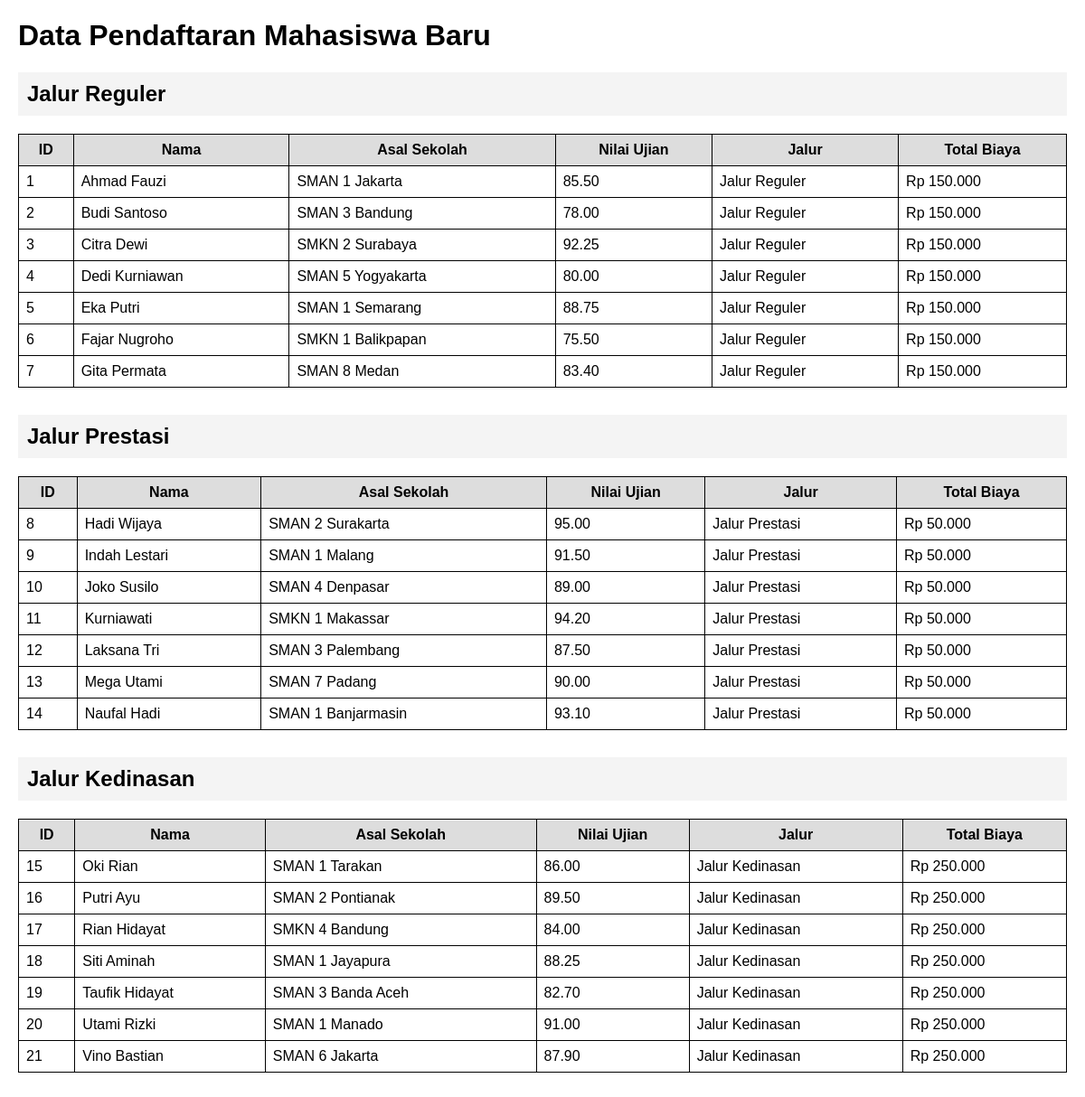
The page / on the database its author committed.
### tables this page shows
CREATE TABLE `tabel_pendaftaran` (
  `id_pendaftaran` int NOT NULL,
  `nama_calon` varchar(100) NOT NULL,
  `asal_sekolah` varchar(100) NOT NULL,
  `nilai_ujian` decimal(5,2) NOT NULL,
  `biaya_pendaftaran_dasar` decimal(10,2) NOT NULL,
  `jalur_pendaftaran` enum('Reguler','Prestasi','Kedinasan') NOT NULL,
  `pilihan_prodi` varchar(50) DEFAULT NULL,
  `lokasi_kampus` varchar(50) DEFAULT NULL,
  `jenis_prestasi` varchar(50) DEFAULT NULL,
  `tingkat_prestasi` varchar(30) DEFAULT NULL,
  `sk_ikatan_dinas` varchar(50) DEFAULT NULL,
  `instansi_sponsor` varchar(100) DEFAULT NULL
);

### pendaftaranReguler.php (called while the page is built, shortened)
<?php
require_once "Pendaftaran.php";
class PendaftaranReguler extends Pendaftaran
{
    public function hitungTotalBiaya()
{
    return $this->biayaPendaftaranDasar;
}
    public function tampilkanInfoJalur()
    {
        return "Jalur Reguler";
    }
    public function getDaftarReguler($db)
    {
        $query = "SELECT * FROM tabel_pendaftaran
                  WHERE jalur_pendaftaran = 'Reguler'";
        $stmt = $db->prepare($query);
        $stmt->execute();
        return $stmt;
    }
}
?>

### koneksi/classes/Pendaftaran.php (called while the page is built, shortened)
<?php
abstract class Pendaftaran
{
    public function __construct(
        $id_pendaftaran,
        $nama_calon,
        $asal_sekolah,
        $nilai_ujian,
        $biayaPendaftaranDasar
    ) {
        $this->biayaPendaftaranDasar = $biayaPendaftaranDasar;
    }
}
?>

### pendaftaranPrestasi.php (called while the page is built, shortened)
<?php
require_once "Pendaftaran.php";
class PendaftaranPrestasi extends Pendaftaran
{
    public function hitungTotalBiaya()
{
    return $this->biayaPendaftaranDasar - 50000;
}
    public function tampilkanInfoJalur()
    {
        return "Jalur Prestasi";
    }
    public function getDaftarPrestasi($db)
    {
        $query = "SELECT * FROM tabel_pendaftaran
                  WHERE jalur_pendaftaran = 'Prestasi'";
        $stmt = $db->prepare($query);
        $stmt->execute();
        return $stmt;
    }
}
?>

### pendaftaranKedinasan.php (called while the page is built, shortened)
<?php
require_once "Pendaftaran.php";
class PendaftaranKedinasan extends Pendaftaran
{
    public function hitungTotalBiaya()
{
    return $this->biayaPendaftaranDasar * 1.25;
}
    public function tampilkanInfoJalur()
    {
        return "Jalur Kedinasan";
    }
    public function getDaftarKedinasan($db)
    {
        $query = "SELECT * FROM tabel_pendaftaran
                  WHERE jalur_pendaftaran = 'Kedinasan'";
        $stmt = $db->prepare($query);
        $stmt->execute();
        return $stmt;
    }
}
?>

### index.php (the view, shortened to what this page needs)
<?php
require_once "classes/Pendaftaran.php";
require_once "classes/PendaftaranReguler.php";
require_once "classes/PendaftaranPrestasi.php";
require_once "classes/PendaftaranKedinasan.php";
$database = new Database();
$db = $database->connect();
$reguler = new PendaftaranReguler(
    0,
    "",
    "",
    0,
    0,
    "",
    ""
);
$prestasi = new PendaftaranPrestasi(
    0,
    "",
    "",
    0,
    0,
    "",
    ""
);
$kedinasan = new PendaftaranKedinasan(
    0,
    "",
    "",
    0,
    0,
    "",
    ""
);
?>
<!DOCTYPE html>
<html>
<head>
</head>
<body>
<h1>Data Pendaftaran Mahasiswa Baru</h1>
<h2>Jalur Reguler</h2>
<table>
<tr>
    <th>ID</th>
    <th>Nama</th>
    <th>Asal Sekolah</th>
    <th>Nilai Ujian</th>
    <th>Jalur</th>
    <th>Total Biaya</th>
</tr>
<?php
$dataReguler = $reguler->getDaftarReguler($db);
while($row = $dataReguler->fetch(PDO::FETCH_ASSOC))
{
    $obj = new PendaftaranReguler(
        $row['id_pendaftaran'],
        $row['nama_calon'],
        $row['asal_sekolah'],
        $row['nilai_ujian'],
        $row['biaya_pendaftaran_dasar'],
        $row['pilihan_prodi'],
        $row['lokasi_kampus']
    );
    echo "<tr>";
    echo "<td>".$row['id_pendaftaran']."</td>";
    echo "<td>".$row['nama_calon']."</td>";
    echo "<td>".$row['asal_sekolah']."</td>";
    echo "<td>".$row['nilai_ujian']."</td>";
    echo "<td>".$obj->tampilkanInfoJalur()."</td>";
    echo "<td>Rp ".number_format($obj->hitungTotalBiaya(),0,',','.')."</td>";
    echo "</tr>";
}
?>
</table>
<h2>Jalur Prestasi</h2>
<table>
<tr>
    <th>ID</th>
    <th>Nama</th>
    <th>Asal Sekolah</th>
    <th>Nilai Ujian</th>
    <th>Jalur</th>
    <th>Total Biaya</th>
</tr>
<?php
$dataPrestasi = $prestasi->getDaftarPrestasi($db);
while($row = $dataPrestasi->fetch(PDO::FETCH_ASSOC))
{
    $obj = new PendaftaranPrestasi(
        $row['id_pendaftaran'],
        $row['nama_calon'],
        $row['asal_sekolah'],
        $row['nilai_ujian'],
        $row['biaya_pendaftaran_dasar'],
        $row['jenis_prestasi'],
        $row['tingkat_prestasi']
    );
    echo "<tr>";
    echo "<td>".$row['id_pendaftaran']."</td>";
    echo "<td>".$row['nama_calon']."</td>";
    echo "<td>".$row['asal_sekolah']."</td>";
    echo "<td>".$row['nilai_ujian']."</td>";
    echo "<td>".$obj->tampilkanInfoJalur()."</td>";
    echo "<td>Rp ".number_format($obj->hitungTotalBiaya(),0,',','.')."</td>";
    echo "</tr>";
}
?>
</table>
<h2>Jalur Kedinasan</h2>
<table>
<tr>
    <th>ID</th>
    <th>Nama</th>
    <th>Asal Sekolah</th>
    <th>Nilai Ujian</th>
    <th>Jalur</th>
    <th>Total Biaya</th>
</tr>
<?php
$dataKedinasan = $kedinasan->getDaftarKedinasan($db);
while($row = $dataKedinasan->fetch(PDO::FETCH_ASSOC))
{
    $obj = new PendaftaranKedinasan(
        $row['id_pendaftaran'],
        $row['nama_calon'],
        $row['asal_sekolah'],
        $row['nilai_ujian'],
        $row['biaya_pendaftaran_dasar'],
        $row['sk_ikatan_dinas'],
        $row['instansi_sponsor']
    );
    echo "<tr>";
    echo "<td>".$row['id_pendaftaran']."</td>";
    echo "<td>".$row['nama_calon']."</td>";
    echo "<td>".$row['asal_sekolah']."</td>";
    echo "<td>".$row['nilai_ujian']."</td>";
    echo "<td>".$obj->tampilkanInfoJalur()."</td>";
    echo "<td>Rp ".number_format($obj->hitungTotalBiaya(),0,',','.')."</td>";
    echo "</tr>";
}
?>
</table>
</body>
</html>

### index.php (style rules this page uses)
body { font-family: Arial; margin:20px; }
table { width:100%; border-collapse:collapse; margin-bottom:30px; }
th,td { border:1px solid black; padding:8px; }
th { background:#ddd; }
h2 { background:#f4f4f4; padding:10px; }

### rows shown on the page
tabel_pendaftaran: id_pendaftaran "1", nama_calon "Ahmad Fauzi", asal_sekolah "SMAN 1 Jakarta", nilai_ujian "85.50", tampilkanInfoJalur "Jalur Reguler", biaya_pendaftaran_dasar "150.000"
tabel_pendaftaran: id_pendaftaran "2", nama_calon "Budi Santoso", asal_sekolah "SMAN 3 Bandung", nilai_ujian "78.00", tampilkanInfoJalur "Jalur Reguler", biaya_pendaftaran_dasar "150.000"
tabel_pendaftaran: id_pendaftaran "3", nama_calon "Citra Dewi", asal_sekolah "SMKN 2 Surabaya", nilai_ujian "92.25", tampilkanInfoJalur "Jalur Reguler", biaya_pendaftaran_dasar "150.000"
tabel_pendaftaran: id_pendaftaran "4", nama_calon "Dedi Kurniawan", asal_sekolah "SMAN 5 Yogyakarta", nilai_ujian "80.00", tampilkanInfoJalur "Jalur Reguler", biaya_pendaftaran_dasar "150.000"
tabel_pendaftaran: id_pendaftaran "5", nama_calon "Eka Putri", asal_sekolah "SMAN 1 Semarang", nilai_ujian "88.75", tampilkanInfoJalur "Jalur Reguler", biaya_pendaftaran_dasar "150.000"
tabel_pendaftaran: id_pendaftaran "6", nama_calon "Fajar Nugroho", asal_sekolah "SMKN 1 Balikpapan", nilai_ujian "75.50", tampilkanInfoJalur "Jalur Reguler", biaya_pendaftaran_dasar "150.000"
tabel_pendaftaran: id_pendaftaran "7", nama_calon "Gita Permata", asal_sekolah "SMAN 8 Medan", nilai_ujian "83.40", tampilkanInfoJalur "Jalur Reguler", biaya_pendaftaran_dasar "150.000"
tabel_pendaftaran: id_pendaftaran "8", nama_calon "Hadi Wijaya", asal_sekolah "SMAN 2 Surakarta", nilai_ujian "95.00", tampilkanInfoJalur "Jalur Prestasi", biaya_pendaftaran_dasar "50.000"
tabel_pendaftaran: id_pendaftaran "9", nama_calon "Indah Lestari", asal_sekolah "SMAN 1 Malang", nilai_ujian "91.50", tampilkanInfoJalur "Jalur Prestasi", biaya_pendaftaran_dasar "50.000"
tabel_pendaftaran: id_pendaftaran "10", nama_calon "Joko Susilo", asal_sekolah "SMAN 4 Denpasar", nilai_ujian "89.00", tampilkanInfoJalur "Jalur Prestasi", biaya_pendaftaran_dasar "50.000"
tabel_pendaftaran: id_pendaftaran "11", nama_calon "Kurniawati", asal_sekolah "SMKN 1 Makassar", nilai_ujian "94.20", tampilkanInfoJalur "Jalur Prestasi", biaya_pendaftaran_dasar "50.000"
tabel_pendaftaran: id_pendaftaran "12", nama_calon "Laksana Tri", asal_sekolah "SMAN 3 Palembang", nilai_ujian "87.50", tampilkanInfoJalur "Jalur Prestasi", biaya_pendaftaran_dasar "50.000"
tabel_pendaftaran: id_pendaftaran "13", nama_calon "Mega Utami", asal_sekolah "SMAN 7 Padang", nilai_ujian "90.00", tampilkanInfoJalur "Jalur Prestasi", biaya_pendaftaran_dasar "50.000"
tabel_pendaftaran: id_pendaftaran "14", nama_calon "Naufal Hadi", asal_sekolah "SMAN 1 Banjarmasin", nilai_ujian "93.10", tampilkanInfoJalur "Jalur Prestasi", biaya_pendaftaran_dasar "50.000"
tabel_pendaftaran: id_pendaftaran "15", nama_calon "Oki Rian", asal_sekolah "SMAN 1 Tarakan", nilai_ujian "86.00", tampilkanInfoJalur "Jalur Kedinasan", biaya_pendaftaran_dasar "250.000"
tabel_pendaftaran: id_pendaftaran "16", nama_calon "Putri Ayu", asal_sekolah "SMAN 2 Pontianak", nilai_ujian "89.50", tampilkanInfoJalur "Jalur Kedinasan", biaya_pendaftaran_dasar "250.000"
tabel_pendaftaran: id_pendaftaran "17", nama_calon "Rian Hidayat", asal_sekolah "SMKN 4 Bandung", nilai_ujian "84.00", tampilkanInfoJalur "Jalur Kedinasan", biaya_pendaftaran_dasar "250.000"
tabel_pendaftaran: id_pendaftaran "18", nama_calon "Siti Aminah", asal_sekolah "SMAN 1 Jayapura", nilai_ujian "88.25", tampilkanInfoJalur "Jalur Kedinasan", biaya_pendaftaran_dasar "250.000"
tabel_pendaftaran: id_pendaftaran "19", nama_calon "Taufik Hidayat", asal_sekolah "SMAN 3 Banda Aceh", nilai_ujian "82.70", tampilkanInfoJalur "Jalur Kedinasan", biaya_pendaftaran_dasar "250.000"
tabel_pendaftaran: id_pendaftaran "20", nama_calon "Utami Rizki", asal_sekolah "SMAN 1 Manado", nilai_ujian "91.00", tampilkanInfoJalur "Jalur Kedinasan", biaya_pendaftaran_dasar "250.000"
tabel_pendaftaran: id_pendaftaran "21", nama_calon "Vino Bastian", asal_sekolah "SMAN 6 Jakarta", nilai_ujian "87.90", tampilkanInfoJalur "Jalur Kedinasan", biaya_pendaftaran_dasar "250.000"
